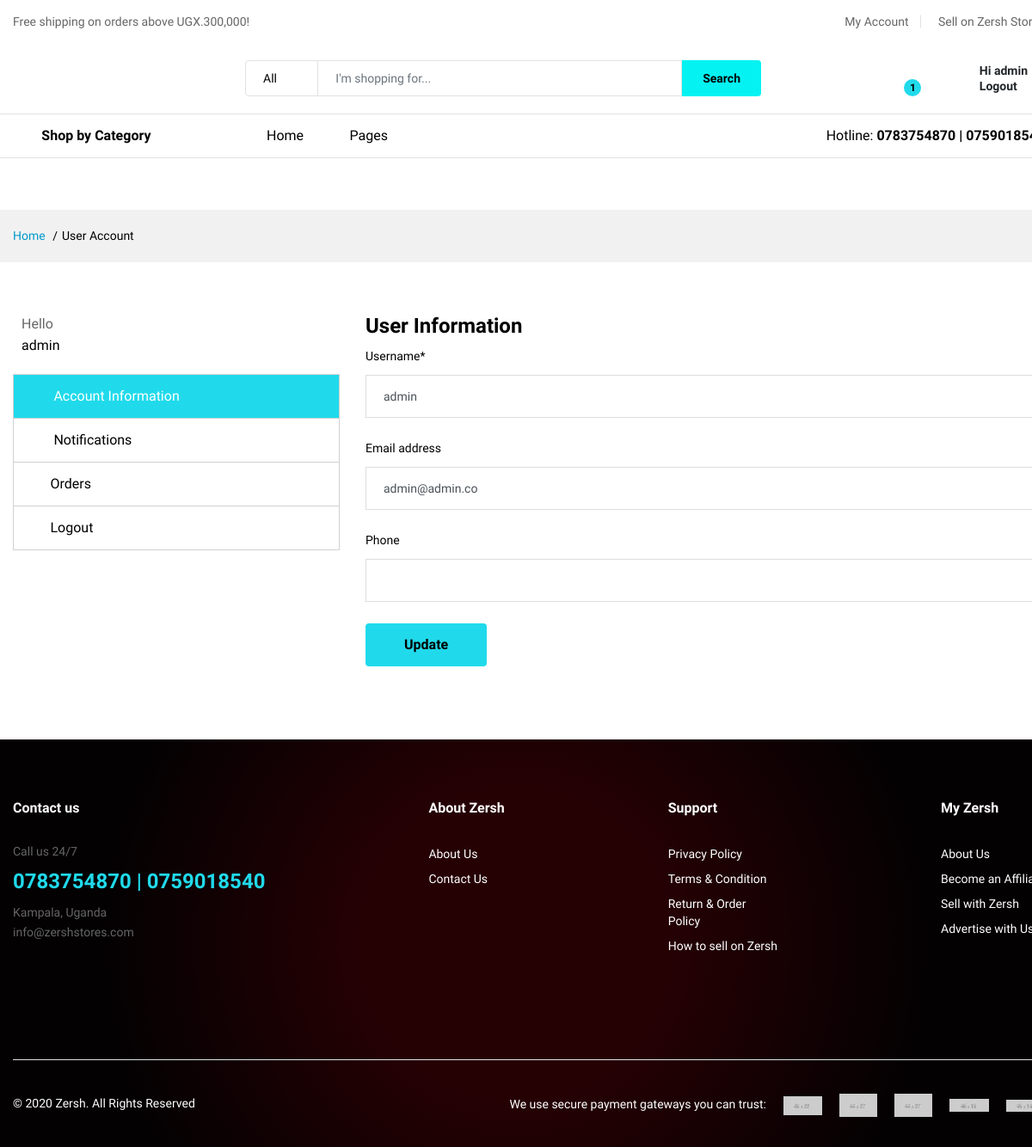
The page /users/dashboard/1/ (signed in) on the database its author committed.
### user/models.py (models this page shows, shortened)
class CustomUser(AbstractUser):
    is_customer = models.BooleanField(default=False)
    is_seller = models.BooleanField(default=False)
    phone = models.IntegerField(blank=True, null=True)

### store/models.py (models this page shows, shortened)
class Order(models.Model):
    customer = models.ForeignKey(
        CustomUser, on_delete=models.SET_NULL, null=True, blank=True)
    date_ordered = models.DateTimeField(auto_now_add=True)
    complete = models.BooleanField(default=False, null=True, blank=False)
    transaction_id = models.CharField(max_length=200, null=True)
    billing_details = models.ForeignKey( 'BillingDetails', on_delete = models.SET_NULL, blank=True, null=True)
    payment = models.ForeignKey( 'Payment', on_delete = models.SET_NULL, blank=True, null=True)
    delivery = models.ForeignKey( 'Delivery', on_delete = models.SET_NULL, blank=True, null=True)

### user/views.py (the view, shortened to what this page needs)
# urls.py: path('dashboard/<int:pk>/', UserDashBoardView.as_view(), name='user_dash'),
class UserDashBoardView(LoginRequiredMixin, UpdateView):
    model = CustomUser
    fields = ['username', 'email', 'phone']
    template_name = 'user_dashboard.html'

### pages/templatetags/cart_template_tags.py (called while the page is built)
@register.filter
def cart_item_counter(user):
    if user.is_authenticated:
        qs = Order.objects.filter(customer=user, complete=False)
        if qs:
            return qs[0].orderitem_set.count()
    return 0

### store/context_processors.py (called while the page is built)
def categories_processor(request):
    categories = Category.objects.all()
    ads = Ad.objects.all()
    return {'cates': categories, 'ads':ads}

### templates/user_dashboard.html (shortened to what this page needs)
{% extends 'base.html' %}
{% load crispy_forms_tags %}
{% block content %}
<main class="ps-page--my-account">
    <div class="ps-breadcrumb">
        <div class="container">
            <ul class="breadcrumb">
                <li><a href="index.html">Home</a></li>
                <li>User Account</li>
            </ul>
        </div>
    </div>
    <section class="ps-section--account">
        <div class="container">
            <div class="row">
                <div class="col-lg-4">
                    <div class="ps-section__left">
                        <aside class="ps-widget--account-dashboard">
                            <div class="ps-widget__header">
                                <figure>
                                    <figcaption>Hello</figcaption>
                                    <p><a href="#">{{ object.username }}</a></p>
                                </figure>
                            </div>
                            <div class="ps-widget__content">
                                <ul>
                                    <li class="active"><a href="#"><i class="icon-user"></i> Account Information</a></li>
                                    <li><a href="#"><i class="icon-alarm-ringing"></i> Notifications</a></li>
                                    <li><a href="{% url 'user_orders' object.id %}"><i class="icon-papers"></i>Orders</a></li>
                                    <li><a href="{% url 'account_logout' %}"><i class="icon-power-switch"></i>Logout</a></li>
                                </ul>
                            </div>
                        </aside>
                    </div>
                </div>
                <div class="col-lg-8">
                    <div class="ps-section__right">
                        <form class="ps-form--account-setting"  method="post">
                            <div class="ps-form__header">
                                <h3> User Information</h3>
                            </div>
                            <div class="ps-form__content">
                                {{ form|crispy }}
                            </div>
                            <div class="form-group submit">
                                <button type="submit" class="ps-btn">Update</button>
                            </div>
                        </form>
                    </div>
                </div>
            </div>
        </div>
    </section>
</main>
{% endblock content %}

### templates/base.html (shortened to what this page needs)
{% load static %}
{% load cart_template_tags %}
<!DOCTYPE html>
<html>
<head>
  <link rel="stylesheet" href="{% static  'plugins/font-awesome/css/font-awesome.min.css'  %}">
  <link rel="stylesheet" href="{% static  'fonts/Linearicons/Linearicons/Font/demo-files/demo.css'  %}">
  <link rel="stylesheet" href="{% static  'plugins/bootstrap/css/bootstrap.min.css'  %}">
  <link rel="stylesheet" href="{% static  'plugins/owl-carousel/assets/owl.carousel.min.css'  %}">
  <link rel="stylesheet" href="{% static  'plugins/owl-carousel/assets/owl.theme.default.min.css'  %}">
  <link rel="stylesheet" href="{% static  'plugins/slick/slick/slick.css'  %}">
  <link rel="stylesheet" href="{% static  'plugins/nouislider/nouislider.min.css'  %}">
  <link rel="stylesheet" href="{% static  'plugins/lightGallery-master/dist/css/lightgallery.min.css'  %}">
  <link rel="stylesheet" href="{% static  'plugins/jquery-bar-rating/dist/themes/fontawesome-stars.css'  %}">
  <link rel="stylesheet" href="{% static  'plugins/select2/dist/css/select2.min.css'  %}">
  <link rel="stylesheet" href="{% static  'css/style.css'  %}">
  <link rel="stylesheet" href="{% static  'css/market-place-1.css'  %}">
</head>
<body>
  <header class="header header--standard header--market-place-1" data-sticky="true">
    <div class="header__top">
      <div class="container">
        <div class="header__left">
          <p>Free shipping on orders above UGX.300,000!</p>
        </div>
        <div class="header__right">
          <ul class="header__top-links">
            {% if user.is_seller  %}
            <li><a href="{% url 'seller_dash' %}">My Seller Account</a></li>
            {% elif user.is_authenticated  %}
            <li><a href="{% url 'user_dash' user.id %}">My Account</a></li>
            <li><a href="{% url 'seller_reg' %}">Sell on Zersh Stores</a></li>
            {% else %}
            <li><a href="{% url 'seller_reg' %}">Sell on Zersh Stores</a></li>
            {% endif %}
          </ul>
        </div>
      </div>
    </div>
    <div class="header__content">
      <div class="container">
        <div class="header__content-left">
        </div>
        <div class="header__content-center">
          <form class="ps-form--quick-search" action="{% url 'search_results' %}"
          method="get">
            <div class="form-group--icon"><i class="icon-chevron-down"></i>
              <select class="form-control">
                <option value="1">All</option>
              </select>
            </div>
            <input name="q" class="form-control" type="text" placeholder="I'm shopping for...">
            <button>Search</button>
          </form>
        </div>
        <div class="header__content-right">
          <div class="header__actions">
            <div class="ps-cart--mini"><a class="header__extra" href="{% url 'cart' %}"><i
                  class="icon-bag2"></i><span><i>{{ request.user|cart_item_counter }}</i></span></a>
            </div>
            <div class="ps-block--user-header">
              <div class="ps-block__left"><i class="icon-user"></i></div>
              <div class="ps-block__right">
                {% if user.is_authenticated %}
                <a href="">Hi {{ user.username }}</a>
                <a href="{% url 'account_logout' %}">Logout</a>
                {% else %}
                <a href="{% url 'account_login' %}">Login</a>
                <a href="{% url 'account_signup' %}">Register</a>
                {% endif %}
              </div>
            </div>
          </div>
        </div>
      </div>
    </div>
    <nav class="navigation">
      <div class="container">
        <div class="navigation__left">
          <div class="menu--product-categories">
            <div class="menu__toggle"><i class="icon-menu"></i><span> Shop by Category</span></div>
          </div>
        </div>
        <div class="navigation__right">
          <ul class="menu">
            <li class="current-menu-item menu-item-has-children"><a href="{% url 'home' %}">Home</a>
            </li>
            <li class="menu-item-has-children has-mega-menu"><a href="#">Pages</a>
            </li>
          </ul>
          <div class="ps-block--header-hotline inline">
            <p><i class="icon-telephone"></i>Hotline:<strong> 0783754870 | 0759018540</strong></p>
          </div>
        </div>
      </div>
    </nav>
  </header>
  <div class="mt-5 py-4">
  </div>
  {% block content %} {% endblock content %}
  <footer class="ps-footer">
    <div class="container">
      <div class="ps-footer__widgets">
        <aside class="widget widget_footer widget_contact-us">
          <h4 class="widget-title">Contact us</h4>
          <div class="widget_content">
            <p>Call us 24/7</p>
            <h3>0783754870 | 0759018540</h3>
            <p>Kampala, Uganda <br><a href="mailto:info@zershstores.com">info@zershstores.com</a>
            </p>
            <ul class="ps-list--social">
              <li><a class="facebook" href="https://www.facebook.com/zershonlineshop"><i class="fa fa-facebook"></i></a></li>
              <li><a class="twitter" href="https://twitter.com/Ugzersh"><i class="fa fa-twitter"></i></a></li>
              <li><a class="instagram" href="https://www.instagram.com/zersh.ug/"><i class="fa fa-instagram"></i></a></li>
            </ul>
          </div>
        </aside>
        <aside class="widget widget_footer">
          <h4 class="widget-title">About Zersh</h4>
          <ul class="ps-list--link">
              <li><a href="{% url 'about' %}">About Us</a></li>
              <li><a href="{% url 'contact' %}">Contact Us</a></li>
          </ul>
      </aside>
      <aside class="widget widget_footer">
        <h4 class="widget-title">Support</h4>
        <ul class="ps-list--link">
            <li><a href="{% url 'privacy' %}">Privacy Policy</a></li>
            <li><a href="{% url 'terms' %}">Terms & Condition</a></li>
            <li><a href="{% url 'order_policy' %}">Return & Order <br> Policy</a></li>
            <li><a href="{% url 'how_to_sell' %}">How to sell on Zersh</a></li>
        </ul>
    </aside>
    <aside class="widget widget_footer">
      <h4 class="widget-title">My Zersh</h4>
      <ul class="ps-list--link">
          <li><a href="{% url 'about' %}">About Us</a></li>
          <li><a href="{% url 'contact' %}">Become an Affiliate</a></li>
          <li><a href="{% url 'seller_reg' %}">Sell with Zersh</a></li>
          <li><a href="#">Advertise with Us</a></li>
      </ul>
  </aside>
      </div>
      <div class="ps-footer__copyright">
        <p>© 2020 Zersh. All Rights Reserved</p>
        <p><span>We use secure payment gateways you can trust:</span><a href="#"><img src="{% static 'img/payment-method/1.jpg' %}" alt=""></a><a
            href="#"><img src="img/payment-method/2.jpg" alt=""></a><a href="#"><img src="img/payment-method/3.jpg"
              alt=""></a><a href="#"><img src="img/payment-method/4.jpg" alt=""></a><a href="#"><img
              src="img/payment-method/5.jpg" alt=""></a></p>
      </div>
    </div>
  </footer>
</body>
</html>

### static/css/market-place-1.css (style rules this page uses)
.header--market-place-1 .header__extra span i { color: #000; font-weight: 700; }
.header--market-place-1 .navigation { border-top: 1px solid #e1e1e1; border-bottom: 1px solid #e1e1e1; background-color: #fff; }
.header--market-place-1 .navigation > .container { display: flex; flex-flow: row nowrap; }
.header--market-place-1 .navigation > .container > * { width: 100%; }

### rows shown on the page
CustomUser: user|cart_item_counter "1", username "admin", email "admin@admin.co"
